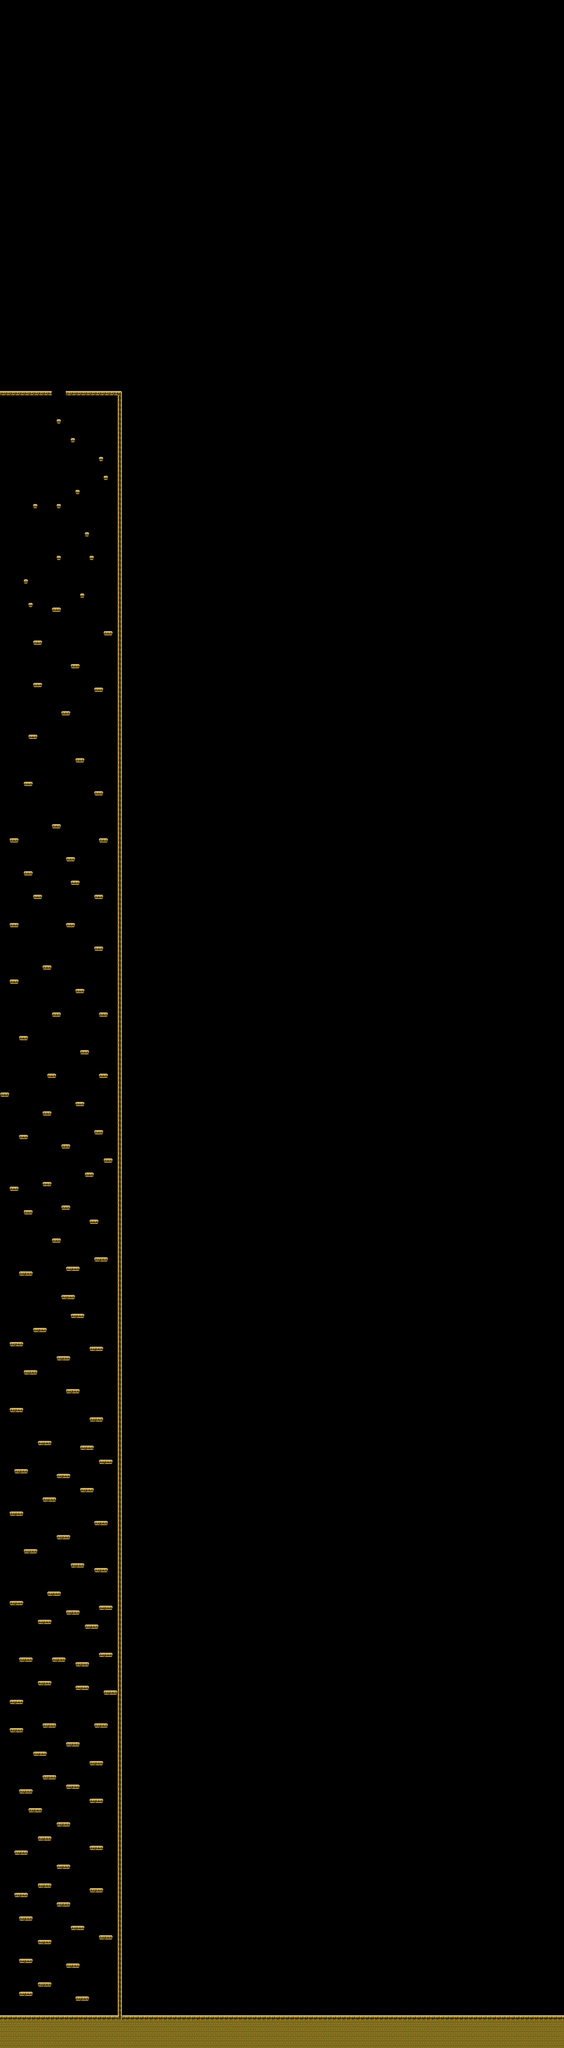

A level layout from a 2D game, rendered from its tile map. Below: a short description, then the map file with tile-grid data replaced by summaries:
An orthogonal 120x435 tile map with 16x16 px tiles, 1 tile layer (Tile Layer 1) and 177 objects.

<map version="1.5" tiledversion="1.6.0" orientation="orthogonal" renderorder="right-down" width="120" height="435" tilewidth="16" tileheight="16" infinite="0" nextlayerid="4" nextobjectid="182">
 <tileset firstgid="1" source="Dimble Wood Tileset.tsx" />
 <layer id="1" name="Tile Layer 1" width="120" height="435">
  <data>[52200 cells, 1517 non-empty, 9 distinct tile ids]</data>
 </layer>
 <objectgroup id="2" name="Enemies">
  <object id="1" x="92" y="6748" />
  <object id="2" x="244" y="6652" />
  <object id="3" x="360" y="6556" />
  <object id="4" x="212" y="6448" />
  <object id="5" x="148" y="6388" />
  <object id="6" x="324" y="6260" />
  <object id="7" x="64" y="6268" />
  <object id="8" x="224" y="6172" />
  <object id="9" x="88" y="6064" />
  <object id="10" x="248" y="6040" />
  <object id="11" x="128" y="5932" />
  <object id="12" x="256" y="5904" />
  <object id="13" x="340" y="5844" />
  <object id="14" x="52" y="5844" />
  <object id="15" x="56" y="5760" />
  <object id="16" x="156" y="5692" />
  <object id="17" x="280" y="5712" />
  <object id="18" x="292" y="5628" />
  <object id="19" x="80" y="5608" />
  <object id="20" x="368" y="5604" />
  <object id="21" x="316" y="5500" />
  <object id="22" x="188" y="5392" />
  <object id="23" x="344" y="5308" />
  <object id="24" x="104" y="5240" />
  <object id="25" x="340" y="5140" />
  <object id="26" x="208" y="4988" />
  <object id="27" x="144" y="4876" />
  <object id="28" x="332" y="4560" />
  <object id="29" x="136" y="4496" />
  <object id="30" x="256" y="4284" />
  <object id="31" x="196" y="4196" />
  <object id="32" x="44" y="4020" />
  <object id="33" x="228" y="3876" />
  <object id="34" x="272" y="3732" />
  <object id="35" x="180" y="3636" />
  <object id="36" x="268" y="3344" />
  <object id="37" x="240" y="3124" />
  <object id="38" x="44" y="3120" />
  <object id="39" x="260" y="2980" />
  <object id="40" x="244" y="2888" />
  <object id="41" x="352" y="2832" />
  <object id="42" x="336" y="2672" />
  <object id="43" x="112" y="2480" />
  <object id="44" x="256" y="2244" />
  <object id="45" x="88" y="1956" />
  <object id="46" x="120" y="1700" />
  <object id="47" x="344" y="1540" />
 </objectgroup>
 <objectgroup id="3" name="Ground">
  <object id="48" x="0" y="6848" width="400" height="112" />
  <object id="49" x="400" y="1328" width="16" height="5632" />
  <object id="50" x="224" y="1328" width="176" height="16" />
  <object id="51" x="0" y="1328" width="176" height="16" />
  <object id="52" x="192" y="1424" width="16" height="16" />
  <object id="53" x="240" y="1488" width="16" height="16" />
  <object id="54" x="336" y="1552" width="16" height="16" />
  <object id="55" x="352" y="1616" width="16" height="16" />
  <object id="56" x="256" y="1664" width="16" height="16" />
  <object id="57" x="192" y="1712" width="16" height="16" />
  <object id="58" x="112" y="1712" width="16" height="16" />
  <object id="59" x="288" y="1808" width="16" height="16" />
  <object id="60" x="304" y="1888" width="16" height="16" />
  <object id="61" x="192" y="1888" width="16" height="16" />
  <object id="62" x="80" y="1968" width="16" height="16" />
  <object id="63" x="96" y="2048" width="16" height="16" />
  <object id="64" x="272" y="2016" width="16" height="16" />
  <object id="65" x="176" y="2064" width="32" height="16" />
  <object id="66" x="352" y="2144" width="32" height="16" />
  <object id="68" x="112" y="2176" width="32" height="16" />
  <object id="69" x="240" y="2256" width="32" height="16" />
  <object id="70" x="112" y="2320" width="32" height="16" />
  <object id="72" x="320" y="2336" width="32" height="16" />
  <object id="73" x="208" y="2416" width="32" height="16" />
  <object id="74" x="96" y="2496" width="32" height="16" />
  <object id="75" x="256" y="2576" width="32" height="16" />
  <object id="76" x="80" y="2656" width="32" height="16" />
  <object id="78" x="320" y="2688" width="32" height="16" />
  <object id="79" x="176" y="2800" width="32" height="16" />
  <object id="80" x="336" y="2848" width="32" height="16" />
  <object id="81" x="224" y="2912" width="32" height="16" />
  <object id="82" x="32" y="2848" width="32" height="16" />
  <object id="83" x="80" y="2960" width="32" height="16" />
  <object id="84" x="240" y="2992" width="32" height="16" />
  <object id="85" x="320" y="3040" width="32" height="16" />
  <object id="86" x="112" y="3040" width="32" height="16" />
  <object id="87" x="32" y="3136" width="32" height="16" />
  <object id="88" x="224" y="3136" width="32" height="16" />
  <object id="89" x="320" y="3216" width="32" height="16" />
  <object id="90" x="144" y="3280" width="32" height="16" />
  <object id="91" x="32" y="3328" width="32" height="16" />
  <object id="92" x="256" y="3360" width="32" height="16" />
  <object id="93" x="176" y="3440" width="32" height="16" />
  <object id="94" x="336" y="3440" width="32" height="16" />
  <object id="95" x="64" y="3520" width="32" height="16" />
  <object id="96" x="272" y="3568" width="32" height="16" />
  <object id="97" x="336" y="3648" width="32" height="16" />
  <object id="98" x="160" y="3648" width="32" height="16" />
  <object id="99" x="0" y="3712" width="32" height="16" />
  <object id="100" x="144" y="3776" width="32" height="16" />
  <object id="101" x="64" y="3856" width="32" height="16" />
  <object id="102" x="320" y="3840" width="32" height="16" />
  <object id="103" x="208" y="3888" width="32" height="16" />
  <object id="104" x="352" y="3936" width="32" height="16" />
  <object id="105" x="288" y="3984" width="32" height="16" />
  <object id="106" x="144" y="4016" width="32" height="16" />
  <object id="107" x="32" y="4032" width="32" height="16" />
  <object id="108" x="80" y="4112" width="32" height="16" />
  <object id="109" x="208" y="4096" width="32" height="16" />
  <object id="110" x="304" y="4144" width="32" height="16" />
  <object id="111" x="176" y="4208" width="32" height="16" />
  <object id="112" x="64" y="4320" width="48" height="16" />
  <object id="113" x="320" y="4272" width="48" height="16" />
  <object id="114" x="224" y="4304" width="48" height="16" />
  <object id="115" x="208" y="4400" width="48" height="16" />
  <object id="116" x="240" y="4464" width="48" height="16" />
  <object id="117" x="112" y="4512" width="48" height="16" />
  <object id="118" x="32" y="4560" width="48" height="16" />
  <object id="119" x="304" y="4576" width="48" height="16" />
  <object id="120" x="192" y="4608" width="48" height="16" />
  <object id="121" x="80" y="4656" width="48" height="16" />
  <object id="122" x="224" y="4720" width="48" height="16" />
  <object id="123" x="32" y="4784" width="48" height="16" />
  <object id="124" x="304" y="4816" width="48" height="16" />
  <object id="125" x="128" y="4896" width="48" height="16" />
  <object id="126" x="272" y="4912" width="48" height="16" />
  <object id="127" x="336" y="4960" width="48" height="16" />
  <object id="128" x="192" y="5008" width="48" height="16" />
  <object id="129" x="48" y="4992" width="48" height="16" />
  <object id="130" x="272" y="5056" width="48" height="16" />
  <object id="131" x="144" y="5088" width="48" height="16" />
  <object id="132" x="32" y="5136" width="48" height="16" />
  <object id="133" x="320" y="5168" width="48" height="16" />
  <object id="134" x="192" y="5216" width="48" height="16" />
  <object id="135" x="80" y="5264" width="48" height="16" />
  <object id="136" x="240" y="5312" width="48" height="16" />
  <object id="137" x="320" y="5328" width="48" height="16" />
  <object id="138" x="160" y="5408" width="48" height="16" />
  <object id="139" x="32" y="5440" width="48" height="16" />
  <object id="140" x="336" y="5456" width="48" height="16" />
  <object id="141" x="224" y="5472" width="48" height="16" />
  </objectgroup>
</map>
<!-- 39 of 177 objects omitted -->
